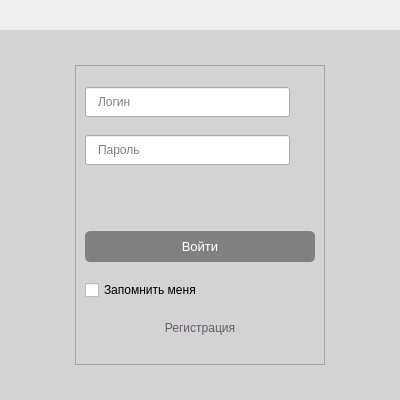
<?xml version="1.0" encoding="UTF-8"?>
<ui version="4.0">
 <class>MainWindow</class>
 <widget class="QMainWindow" name="MainWindow">
  <property name="geometry">
   <rect>
    <x>0</x>
    <y>0</y>
    <width>400</width>
    <height>400</height>
   </rect>
  </property>
  <property name="sizePolicy">
   <sizepolicy hsizetype="Fixed" vsizetype="Fixed">
    <horstretch>0</horstretch>
    <verstretch>0</verstretch>
   </sizepolicy>
  </property>
  <property name="minimumSize">
   <size>
    <width>400</width>
    <height>400</height>
   </size>
  </property>
  <property name="maximumSize">
   <size>
    <width>400</width>
    <height>400</height>
   </size>
  </property>
  <property name="windowTitle">
   <string>Авторизация</string>
  </property>
  <widget class="QWidget" name="centralwidget">
   <property name="styleSheet">
    <string notr="true">font: 10pt &quot;Segoe UI&quot;;</string>
   </property>
   <layout class="QGridLayout" name="gridLayout">
    <property name="leftMargin">
     <number>0</number>
    </property>
    <property name="topMargin">
     <number>10</number>
    </property>
    <property name="rightMargin">
     <number>0</number>
    </property>
    <property name="bottomMargin">
     <number>0</number>
    </property>
    <property name="spacing">
     <number>0</number>
    </property>
    <item row="0" column="0">
     <layout class="QGridLayout" name="gridLayout_2">
      <property name="rightMargin">
       <number>10</number>
      </property>
      <property name="spacing">
       <number>5</number>
      </property>
      <item row="0" column="1">
       <widget class="QLabel" name="minimize">
        <property name="minimumSize">
         <size>
          <width>25</width>
          <height>15</height>
         </size>
        </property>
        <property name="maximumSize">
         <size>
          <width>15</width>
          <height>15</height>
         </size>
        </property>
        <property name="styleSheet">
         <string notr="true"> image: url(:/icon/minimize+minus+remove+sign+icon-1320085940403912850_0.svg)</string>
        </property>
        <property name="text">
         <string/>
        </property>
       </widget>
      </item>
      <item row="0" column="2">
       <widget class="QLabel" name="exit">
        <property name="minimumSize">
         <size>
          <width>15</width>
          <height>15</height>
         </size>
        </property>
        <property name="maximumSize">
         <size>
          <width>15</width>
          <height>15</height>
         </size>
        </property>
        <property name="styleSheet">
         <string notr="true">image:url(:/icon/cross.svg)</string>
        </property>
        <property name="text">
         <string/>
        </property>
       </widget>
      </item>
      <item row="0" column="0">
       <spacer name="horizontalSpacer">
        <property name="orientation">
         <enum>Qt::Horizontal</enum>
        </property>
        <property name="sizeHint" stdset="0">
         <size>
          <width>40</width>
          <height>20</height>
         </size>
        </property>
       </spacer>
      </item>
     </layout>
    </item>
    <item row="1" column="0">
     <widget class="QStackedWidget" name="login_stackedWidget">
      <property name="styleSheet">
       <string notr="true"> QStackedWidget {
     background-color: lightgrey;
}</string>
      </property>
      <property name="currentIndex">
       <number>0</number>
      </property>
      <widget class="QWidget" name="login_page">
       <layout class="QGridLayout" name="gridLayout_3">
        <item row="0" column="0">
         <widget class="QFrame" name="login_form">
          <property name="minimumSize">
           <size>
            <width>250</width>
            <height>300</height>
           </size>
          </property>
          <property name="maximumSize">
           <size>
            <width>200</width>
            <height>300</height>
           </size>
          </property>
          <property name="styleSheet">
           <string notr="true">QFrame{
	
	background-color: lightgrey;
}

QLineEdit{
	padding:0 10 0 10;
}</string>
          </property>
          <property name="frameShape">
           <enum>QFrame::StyledPanel</enum>
          </property>
          <property name="frameShadow">
           <enum>QFrame::Raised</enum>
          </property>
          <layout class="QVBoxLayout" name="verticalLayout">
           <item>
            <widget class="QLineEdit" name="login_line">
             <property name="minimumSize">
              <size>
               <width>205</width>
               <height>30</height>
              </size>
             </property>
             <property name="maximumSize">
              <size>
               <width>205</width>
               <height>30</height>
              </size>
             </property>
             <property name="maxLength">
              <number>30</number>
             </property>
             <property name="frame">
              <bool>true</bool>
             </property>
             <property name="echoMode">
              <enum>QLineEdit::Normal</enum>
             </property>
             <property name="placeholderText">
              <string>Логин</string>
             </property>
             <property name="clearButtonEnabled">
              <bool>true</bool>
             </property>
            </widget>
           </item>
           <item>
            <widget class="QLineEdit" name="password_line">
             <property name="minimumSize">
              <size>
               <width>205</width>
               <height>30</height>
              </size>
             </property>
             <property name="maximumSize">
              <size>
               <width>205</width>
               <height>30</height>
              </size>
             </property>
             <property name="maxLength">
              <number>30</number>
             </property>
             <property name="frame">
              <bool>true</bool>
             </property>
             <property name="echoMode">
              <enum>QLineEdit::Password</enum>
             </property>
             <property name="placeholderText">
              <string>Пароль</string>
             </property>
             <property name="clearButtonEnabled">
              <bool>true</bool>
             </property>
            </widget>
           </item>
           <item>
            <widget class="QLabel" name="message_info">
             <property name="enabled">
              <bool>true</bool>
             </property>
             <property name="maximumSize">
              <size>
               <width>16777215</width>
               <height>30</height>
              </size>
             </property>
             <property name="text">
              <string/>
             </property>
             <property name="alignment">
              <set>Qt::AlignCenter</set>
             </property>
            </widget>
           </item>
           <item>
            <widget class="QPushButton" name="submit_button">
             <property name="minimumSize">
              <size>
               <width>205</width>
               <height>30</height>
              </size>
             </property>
             <property name="maximumSize">
              <size>
               <width>16777215</width>
               <height>31</height>
              </size>
             </property>
             <property name="font">
              <font>
               <family>Segoe UI</family>
               <pointsize>10</pointsize>
              </font>
             </property>
             <property name="styleSheet">
              <string notr="true">QPushButton {
	background-color:grey;
	border-radius:5px;
	color:rgb(255, 255, 255);
}

QPushButton:hover {
	border: 2px solid rgb(247, 247, 247);
}

QPushButton:pressed {
	background-color: rgb(88, 88, 88);
}



</string>
             </property>
             <property name="text">
              <string>Войти</string>
             </property>
            </widget>
           </item>
           <item>
            <widget class="QCheckBox" name="saveme_chbox">
             <property name="text">
              <string>Запомнить меня</string>
             </property>
            </widget>
           </item>
           <item>
            <widget class="QLabel" name="go_to_signup_page">
             <property name="maximumSize">
              <size>
               <width>16777215</width>
               <height>20</height>
              </size>
             </property>
             <property name="styleSheet">
              <string notr="true">QLabel {

	color:rgb(106, 90, 109);
}

QLabel:hover {

    color:rgb(235, 235, 235);

}

</string>
             </property>
             <property name="text">
              <string>Регистрация</string>
             </property>
             <property name="alignment">
              <set>Qt::AlignCenter</set>
             </property>
            </widget>
           </item>
          </layout>
         </widget>
        </item>
       </layout>
      </widget>
      <widget class="QWidget" name="sign_up_page">
       <layout class="QGridLayout" name="gridLayout_4">
        <property name="leftMargin">
         <number>0</number>
        </property>
        <property name="topMargin">
         <number>0</number>
        </property>
        <property name="rightMargin">
         <number>0</number>
        </property>
        <property name="bottomMargin">
         <number>0</number>
        </property>
        <property name="spacing">
         <number>0</number>
        </property>
        <item row="0" column="0">
         <widget class="QFrame" name="login_form_2">
          <property name="minimumSize">
           <size>
            <width>250</width>
            <height>300</height>
           </size>
          </property>
          <property name="maximumSize">
           <size>
            <width>250</width>
            <height>300</height>
           </size>
          </property>
          <property name="styleSheet">
           <string notr="true">QFrame{
	
	background-color: lightgrey;
}

QLineEdit{
	padding:0 10 0 10;
}</string>
          </property>
          <property name="frameShape">
           <enum>QFrame::StyledPanel</enum>
          </property>
          <property name="frameShadow">
           <enum>QFrame::Raised</enum>
          </property>
          <layout class="QGridLayout" name="gridLayout_5">
           <item row="0" column="0">
            <widget class="QLineEdit" name="login_line_2">
             <property name="minimumSize">
              <size>
               <width>205</width>
               <height>30</height>
              </size>
             </property>
             <property name="maximumSize">
              <size>
               <width>16777215</width>
               <height>30</height>
              </size>
             </property>
             <property name="maxLength">
              <number>30</number>
             </property>
             <property name="frame">
              <bool>true</bool>
             </property>
             <property name="echoMode">
              <enum>QLineEdit::Normal</enum>
             </property>
             <property name="placeholderText">
              <string>Введите новый логин</string>
             </property>
             <property name="clearButtonEnabled">
              <bool>true</bool>
             </property>
            </widget>
           </item>
           <item row="1" column="0">
            <widget class="QLineEdit" name="password_line_21">
             <property name="minimumSize">
              <size>
               <width>205</width>
               <height>30</height>
              </size>
             </property>
             <property name="maximumSize">
              <size>
               <width>16777215</width>
               <height>30</height>
              </size>
             </property>
             <property name="maxLength">
              <number>30</number>
             </property>
             <property name="frame">
              <bool>true</bool>
             </property>
             <property name="echoMode">
              <enum>QLineEdit::Password</enum>
             </property>
             <property name="placeholderText">
              <string>Введите  новый пароль</string>
             </property>
             <property name="clearButtonEnabled">
              <bool>true</bool>
             </property>
            </widget>
           </item>
           <item row="2" column="0">
            <widget class="QLineEdit" name="password_line_22">
             <property name="minimumSize">
              <size>
               <width>205</width>
               <height>30</height>
              </size>
             </property>
             <property name="maximumSize">
              <size>
               <width>16777215</width>
               <height>30</height>
              </size>
             </property>
             <property name="maxLength">
              <number>30</number>
             </property>
             <property name="frame">
              <bool>true</bool>
             </property>
             <property name="echoMode">
              <enum>QLineEdit::Password</enum>
             </property>
             <property name="placeholderText">
              <string>Повторите пароль</string>
             </property>
             <property name="clearButtonEnabled">
              <bool>true</bool>
             </property>
            </widget>
           </item>
           <item row="3" column="0">
            <widget class="QLabel" name="message_info_2">
             <property name="enabled">
              <bool>true</bool>
             </property>
             <property name="maximumSize">
              <size>
               <width>16777215</width>
               <height>30</height>
              </size>
             </property>
             <property name="text">
              <string/>
             </property>
             <property name="alignment">
              <set>Qt::AlignCenter</set>
             </property>
            </widget>
           </item>
           <item row="5" column="0">
            <widget class="QPushButton" name="submit_button_2">
             <property name="minimumSize">
              <size>
               <width>205</width>
               <height>30</height>
              </size>
             </property>
             <property name="maximumSize">
              <size>
               <width>16777215</width>
               <height>31</height>
              </size>
             </property>
             <property name="font">
              <font>
               <family>Segoe UI</family>
               <pointsize>10</pointsize>
              </font>
             </property>
             <property name="styleSheet">
              <string notr="true">QPushButton {
	background-color:grey;
	border-radius:5px;
	color:rgb(255, 255, 255);
}

QPushButton:hover {
	border: 2px solid rgb(247, 247, 247);
}

QPushButton:pressed {
	background-color: rgb(88, 88, 88);
}



</string>
             </property>
             <property name="text">
              <string>Создать учетную запись</string>
             </property>
            </widget>
           </item>
           <item row="6" column="0">
            <widget class="QLabel" name="go_to_login_page">
             <property name="maximumSize">
              <size>
               <width>16777215</width>
               <height>20</height>
              </size>
             </property>
             <property name="styleSheet">
              <string notr="true">QLabel {

	color:rgb(106, 90, 109);
}

QLabel:hover {

    color:rgb(235, 235, 235);

}

</string>
             </property>
             <property name="text">
              <string>Отмена</string>
             </property>
             <property name="alignment">
              <set>Qt::AlignCenter</set>
             </property>
            </widget>
           </item>
          </layout>
         </widget>
        </item>
       </layout>
      </widget>
     </widget>
    </item>
   </layout>
  </widget>
 </widget>
 <resources>
  <include location="images/source.qrc"/>
 </resources>
 <connections/>
</ui>
